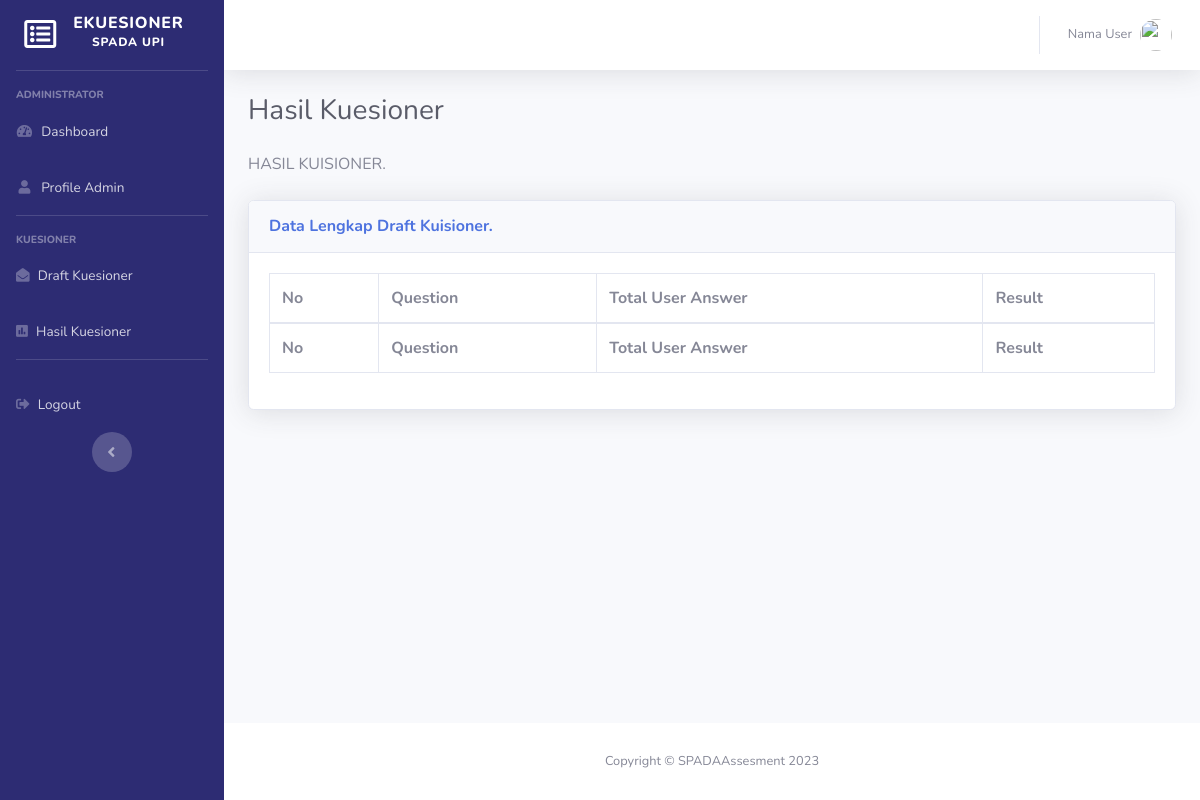
Before: /index.php/user/hasil_kuesioner with the older database file.
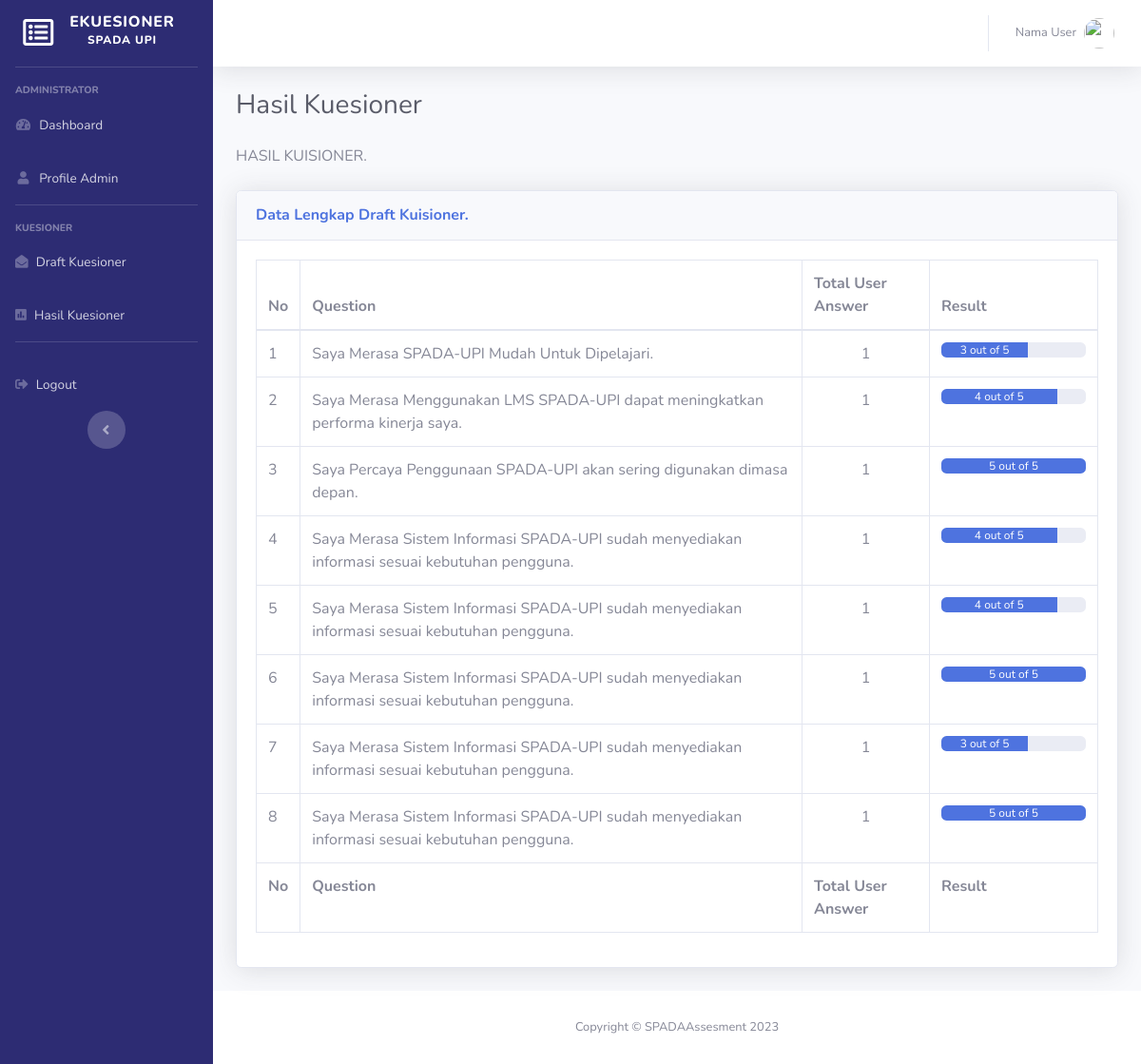
After: the same page with the newer database file.
### tables this page shows
CREATE TABLE `questioners` (
  `id` int(11) NOT NULL,
  `questioner_text` text DEFAULT NULL,
  `topic_id` int(11) DEFAULT NULL,
  `created_at` timestamp NOT NULL DEFAULT current_timestamp()
);

### application/controllers/User.php (called while the page is built, shortened)
<?php
class User extends CI_Controller
{
    public function __construct()
    {
        $this->load->library('form_validation');
        $this->load->model('Question_model');
        $this->load->model('Answer_model');
    }
    public function hasil_kuesioner()
    {
        $data['title'] = 'Hasil Kuesioner';
        $data['user'] = $this->db->get_where('users', ['email' => $this->session->userdata('email')])->row_array();
        $data['questions'] = $this->Question_model->getQuestionnaireWithAverage();
        $this->load->view('templates/admin-header', $data);
        $this->load->view('templates/sidebar', $data);
        $this->load->view('templates/topbar', $data);
        $this->load->view('user/hasil_kuesioner', $data);
        $this->load->view('templates/footer');
    }
}

### index.php (called while the page is built, shortened)
<?php
require_once BASEPATH.'core/CodeIgniter.php';

### application/models/Question_model.php (called while the page is built, shortened)
<?php
class Question_model extends CI_Model{
    public function getQuestionnaireWithAverage() {
        $this->db->select('questioners.id, questioners.questioner_text, COUNT(answer_details.questioners_id) AS answer_count, AVG(answer_details.value) AS average_value');
        $this->db->from('questioners');
        $this->db->join('answer_details', 'questioners.id = answer_details.questioners_id', 'left');
        $this->db->group_by('questioners.id, questioners.questioner_text');
        $query = $this->db->get();
        $results = $query->result();
        return $results;
    }
}

### application/views/user/hasil_kuesioner.php (the view)
<div class="container-fluid">
    <h1 class="h3 mb-4 text-gray-800"><?= $title; ?></h1>
    <p class="mb-4">HASIL KUISIONER</a>.</p>
    <div class="card shadow mb-4">
        <div class="card-header py-3">
            <h6 class="m-0 font-weight-bold text-primary">Data Lengkap Draft Kuisioner.</h6>
        </div>
        <div class="card-body">
            <div class="table-responsive">
                <table class="table table-bordered" id="dataTable" width="100%" cellspacing="0">
                    <thead>
                        <tr>
                            <th>No</th>
                            <th>Question</th>
                            <th>Total User Answer</th>
                            <th>Result </th>
                        </tr>
                    </thead>
                    <tfoot>
                        <tr>
                            <th>No</th>
                            <th>Question</th>
                            <th>Total User Answer</th>
                            <th>Result </th>
                        </tr>
                    </tfoot>
                    <tbody>
                        <?php $no = 1;
                        foreach ($questions as $key => $value) : ?>
                            <tr>
                                <td><?= $no++ ?></td>
                                <td><?= $value->questioner_text ?></td>
                                <td class="text-center"><?= $value->answer_count ?></td>
                                <td class="text-center" width="20%">
                                    <div class="progress">
                                        <div class="progress-bar" role="progressbar" style="width: <?php echo ($value->average_value / 5) * 100; ?>%;" aria-valuenow="<?php echo $value->average_value; ?>" aria-valuemin="0" aria-valuemax="5"> <?= intval($value->average_value) ?> out of 5</div>
                                    </div>
                                </td>
                            </tr>
                        <?php endforeach ?>
                    </tbody>
                </table>
            </div>
        </div>
    </div>
</div>

Changed rows visible on the page:
added questioners: questioner_text "Saya Merasa SPADA-UPI Mudah Untuk Dipelajari.", answer_count "1", average_value "3"
added questioners: questioner_text "Saya Merasa Menggunakan LMS SPADA-UPI dapat meningkatkan performa kinerja saya.", answer_count "1", average_value "4"
added questioners: questioner_text "Saya Percaya Penggunaan SPADA-UPI akan sering digunakan dimasa depan.", answer_count "1", average_value "5"
added questioners: questioner_text "Saya Merasa Sistem Informasi SPADA-UPI sudah menyediakan informasi sesuai kebutuhan pengguna.", answer_count "1", average_value "4"
added questioners: questioner_text "Saya Merasa Sistem Informasi SPADA-UPI sudah menyediakan informasi sesuai kebutuhan pengguna.", answer_count "1", average_value "4"
added questioners: questioner_text "Saya Merasa Sistem Informasi SPADA-UPI sudah menyediakan informasi sesuai kebutuhan pengguna.", answer_count "1", average_value "5"
added questioners: questioner_text "Saya Merasa Sistem Informasi SPADA-UPI sudah menyediakan informasi sesuai kebutuhan pengguna.", answer_count "1", average_value "3"
added questioners: questioner_text "Saya Merasa Sistem Informasi SPADA-UPI sudah menyediakan informasi sesuai kebutuhan pengguna.", answer_count "1", average_value "5"
